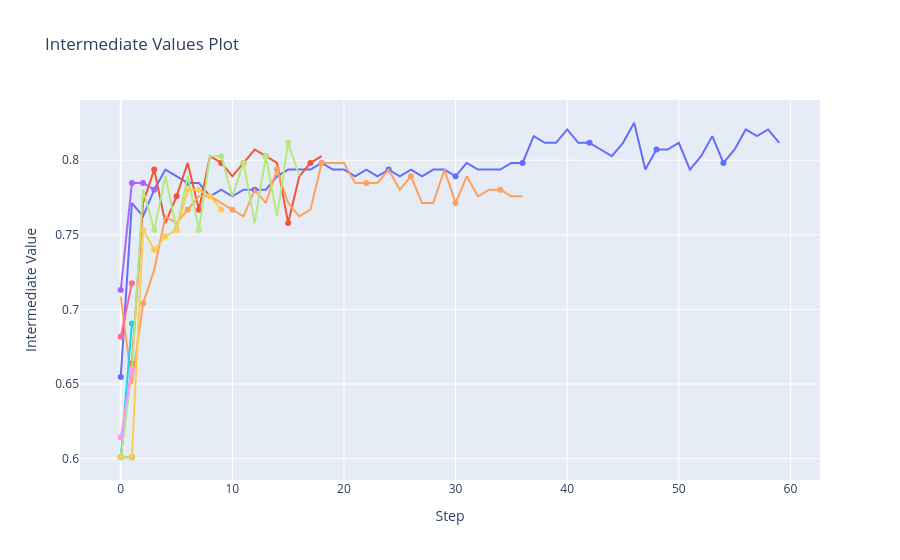

The notebook cell this image was saved under:
### Code cell
#Pruning history
optuna.visualization.plot_intermediate_values(study)

### Figure 1 — Plotly figure (JSON) as saved in the notebook; plotly's stock layout.template omitted (floating-point values rounded to 4 significant figures)
{"data": [{"marker": {"maxdisplayed": 10}, "mode": "lines+markers", "name": "Trial0", "type": "scatter", "x": [0, 1, 2, 3, 4, 5, 6, 7, 8, 9, 10, 11, 12, 13, 14, 15, 16, 17, 18, 19, 20, 21, 22, 23, 24, 25, 26, 27, 28, 29, 30, 31, 32, 33, 34, 35, 36, 37, 38, 39, 40, 41, 42, 43, 44, 45, 46, 47, 48, 49, 50, 51, 52, 53, 54, 55, 56, 57, 58, 59], "y": [0.6547, 0.7713, 0.7623, 0.7803, 0.7937, 0.7892, 0.7848, 0.7848, 0.7758, 0.7803, 0.7758, 0.7803, 0.7803, 0.7803, 0.7892, 0.7937, 0.7937, 0.7937, 0.7982, 0.7937, 0.7937, 0.7892, 0.7937, 0.7892, 0.7937, 0.7892, 0.7937, 0.7892, 0.7937, 0.7937, 0.7892, 0.7982, 0.7937, 0.7937, 0.7937, 0.7982, 0.7982, 0.8161, 0.8117, 0.8117, 0.8206, 0.8117, 0.8117, 0.8072, 0.8027, 0.8117, 0.8251, 0.7937, 0.8072, 0.8072, 0.8117, 0.7937, 0.8027, 0.8161, 0.7982, 0.8072, 0.8206, 0.8161, 0.8206, 0.8117]}, {"marker": {"maxdisplayed": 10}, "mode": "lines+markers", "name": "Trial1", "type": "scatter", "x": [0, 1, 2, 3, 4, 5, 6, 7, 8, 9, 10, 11, 12, 13, 14, 15, 16, 17, 18], "y": [0.6009, 0.6637, 0.7713, 0.7937, 0.7578, 0.7758, 0.7982, 0.7668, 0.8027, 0.7982, 0.7892, 0.7982, 0.8072, 0.8027, 0.7982, 0.7578, 0.7892, 0.7982, 0.8027]}, {"marker": {"maxdisplayed": 10}, "mode": "lines+markers", "name": "Trial2", "type": "scatter", "x": [0, 1], "y": [0.6009, 0.6009]}, {"marker": {"maxdisplayed": 10}, "mode": "lines+markers", "name": "Trial3", "type": "scatter", "x": [0, 1, 2, 3], "y": [0.713, 0.7848, 0.7848, 0.7803]}, {"marker": {"maxdisplayed": 10}, "mode": "lines+markers", "name": "Trial4", "type": "scatter", "x": [0, 1, 2, 3, 4, 5, 6, 7, 8, 9, 10, 11, 12, 13, 14, 15, 16, 17, 18, 19, 20, 21, 22, 23, 24, 25, 26, 27, 28, 29, 30, 31, 32, 33, 34, 35, 36], "y": [0.7085, 0.6502, 0.704, 0.7265, 0.7623, 0.7578, 0.7668, 0.7758, 0.7758, 0.7713, 0.7668, 0.7623, 0.7803, 0.7713, 0.7937, 0.7713, 0.7623, 0.7668, 0.7982, 0.7982, 0.7982, 0.7848, 0.7848, 0.7848, 0.7937, 0.7803, 0.7892, 0.7713, 0.7713, 0.7937, 0.7713, 0.7892, 0.7758, 0.7803, 0.7803, 0.7758, 0.7758]}, {"marker": {"maxdisplayed": 10}, "mode": "lines+markers", "name": "Trial5", "type": "scatter", "x": [0, 1], "y": [0.6009, 0.6906]}, {"marker": {"maxdisplayed": 10}, "mode": "lines+markers", "name": "Trial6", "type": "scatter", "x": [0, 1], "y": [0.6816, 0.7175]}, {"marker": {"maxdisplayed": 10}, "mode": "lines+markers", "name": "Trial7", "type": "scatter", "x": [0, 1, 2, 3, 4, 5, 6, 7, 8, 9, 10, 11, 12, 13, 14, 15, 16], "y": [0.6009, 0.6592, 0.7803, 0.7534, 0.7892, 0.7534, 0.7892, 0.7534, 0.8027, 0.8027, 0.7758, 0.7982, 0.7578, 0.8027, 0.7623, 0.8117, 0.7892]}, {"marker": {"maxdisplayed": 10}, "mode": "lines+markers", "name": "Trial8", "type": "scatter", "x": [0, 1], "y": [0.6143, 0.6592]}, {"marker": {"maxdisplayed": 10}, "mode": "lines+markers", "name": "Trial9", "type": "scatter", "x": [0, 1, 2, 3, 4, 5, 6, 7, 8, 9], "y": [0.6009, 0.6009, 0.7534, 0.7399, 0.7489, 0.7534, 0.7803, 0.7803, 0.7758, 0.7668]}], "layout": {"showlegend": false, "title": {"text": "Intermediate Values Plot"}, "xaxis": {"title": {"text": "Step"}}, "yaxis": {"title": {"text": "Intermediate Value"}}}}
